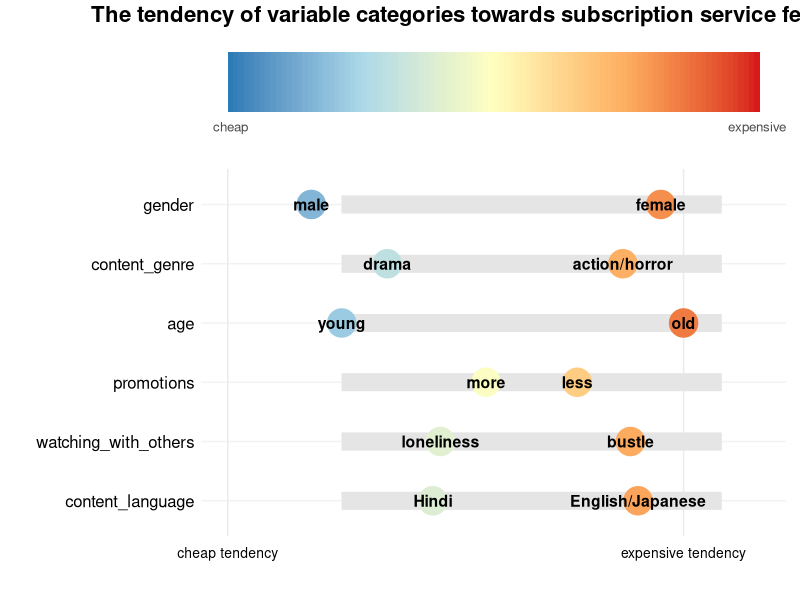

R code for this plot:
library(ggplot2)
library(cowplot)
library(tidyr)

# data
set.seed(123)
data <- data.frame(
  variable = rep(c("gender", "content_language", "content_genre", "age", "promotions", "watching_with_others"), each = 2),
  category = c("male", "female",
         "Hindi", "English/Japanese", 
         "drama", "action/horror",
         "young", "old",
         "more", "less",
         "loneliness", "bustle"
         ),
  tendency = c(2.1, 6.7,   
          3.7, 6.4,   
          3.1, 6.2,   
          2.5, 7,   
          4.4, 5.6,   
          3.8, 6.3)   
)

#
color_bar <- ggplot() +
  geom_tile(data = data.frame(x = 1:100, y = 1),
            aes(x = x, y = y, fill = x), 
            show.legend = FALSE) +
  scale_fill_gradientn(colors = c("#2c7bb6", "#abd9e9", "#ffffbf", "#fdae61", "#d7191c"),
                       limits = c(1, 100)) +
  scale_x_continuous(breaks = c(1, 100),
                     labels = c("cheap", "expensive")) +
  labs(x = "", y = "") +
  theme_minimal() +
  theme(
    axis.text.y = element_blank(),
    axis.ticks.y = element_blank(),
    panel.grid = element_blank(),
    text = element_text(size = 12),
    plot.margin = margin(t = 5, b = 5)
  )

# 
main_plot <- ggplot(data, aes(x = tendency, y = reorder(variable, -tendency), 
                              fill = tendency, color = after_scale(fill))) +
  geom_segment(aes(x = 2.5, xend = 7.5, yend = reorder(variable, -tendency)), 
               color = "gray90", linewidth = 6) +
  geom_point(shape = 21, size = 8, stroke = 1.5) +
  geom_text(aes(label = category), color = "black", fontface = "bold", size = 4) +
  scale_fill_gradientn(colors = c("#2c7bb6", "#abd9e9", "#ffffbf", "#fdae61", "#d7191c"),
                       limits = c(1, 8)) +
  scale_x_continuous(limits = c(1, 8), 
                     breaks = c(1, 7),
                     labels = c("cheap tendency", "expensive tendency")) +
  labs(x = "", y = "") +
  theme_minimal() +
  theme(
    panel.grid.major.y = element_line(color = "grey95"),
    panel.grid.minor = element_blank(),
    legend.position = "none",
    axis.text = element_text(size = 12, color = "black"),
    axis.text.x = element_text(size = 10, margin = margin(t = 5)),
    plot.margin = margin(t = 5, b = 15, l = 10, r = 10)
  )

#
title <- ggdraw() + 
  draw_label("The tendency of variable categories towards subscription service fees", 
             fontface = 'bold', size = 16, x = 0, hjust = 0.15) +
  theme(plot.margin = margin(t = 0, b = 10, l = 10))

# 
final_plot <- plot_grid(
  title,
  color_bar,
  main_plot,
  ncol = 1,
  rel_heights = c(0.07, 0.2, 0.73), 
  align = "v"
)

# 
print(final_plot)

